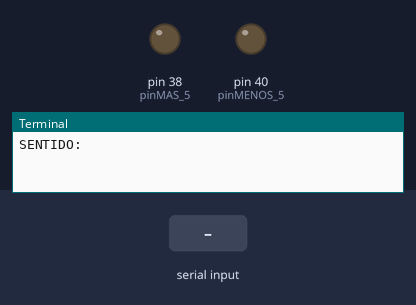
Simulated run of this program. Board: Raspberry Pi (header pin numbers). On the bench: output pins drawn as LEDs (lit = HIGH), the last lines printed to the terminal. The test bench sets the inputs (shaded band).

Above: at 1.2 s.
1.3 s: "cw" typed at the terminal
At 1.6 s:
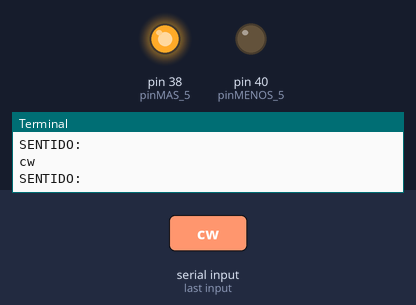
2.8 s: "ccw" typed at the terminal
At 3.9 s:
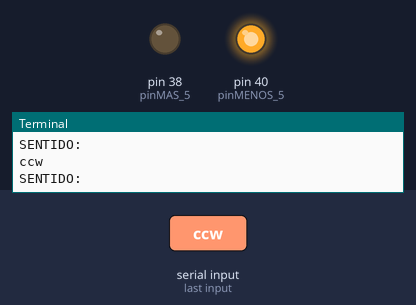
4.3 s: "n" typed at the terminal
At 5.1 s:
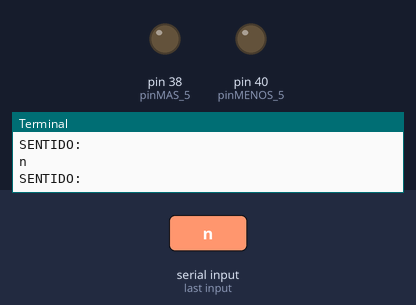
Timing chart, 0 to 7.3 s (numbered marks = the images above; inputs shaded):
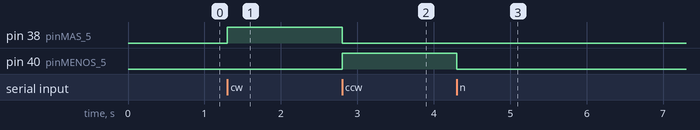

Measured:
- after the input at 1.3 s, pin 38 (pinMAS_5): LOW → HIGH at once
- after the input at 2.8 s, pin 38 (pinMAS_5): HIGH → LOW at once; pin 40 (pinMENOS_5): LOW → HIGH at once
- after the input at 4.3 s, pin 40 (pinMENOS_5): HIGH → LOW at once

The program:

motor5.py
```python
import RPi.GPIO as GPIO
import time

GPIO.setwarnings(False)
GPIO.setmode(GPIO.BOARD)

#Asignacion Pines

pinMAS_5 = 38
pinMENOS_5 = 40


GPIO.setup(pinMAS_5,GPIO.OUT)
GPIO.setup(pinMENOS_5,GPIO.OUT)

try:
	GPIO.output(pinMAS_5,GPIO.LOW)
	GPIO.output(pinMENOS_5,GPIO.LOW)

	while True:
		sent = str(raw_input("SENTIDO:"))
		if sent == "cw":
			GPIO.output(pinMAS_5,GPIO.HIGH)
			GPIO.output(pinMENOS_5,GPIO.LOW)
		elif sent == "ccw":
			GPIO.output(pinMAS_5,GPIO.LOW)
			GPIO.output(pinMENOS_5,GPIO.HIGH)
		elif sent == "n":
			GPIO.output(pinMAS_5,GPIO.LOW)
			GPIO.output(pinMENOS_5,GPIO.LOW)


except KeyboardInterrupt:
	GPIO.output(pinMAS_5,GPIO.LOW)
	GPIO.output(pinMENOS_5,GPIO.LOW)
	GPIO.cleanup()
```
